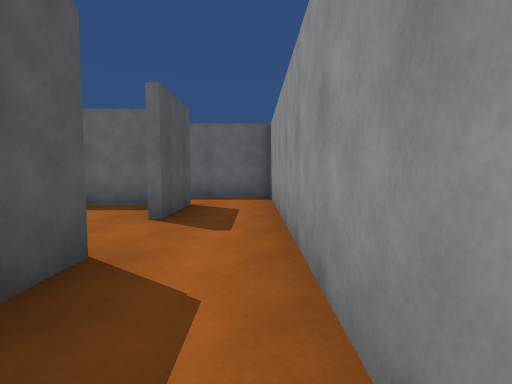
View 1 (above)

16 first-person views from a walk through a Unity game level. The camera is 1.3 m above the floor, tilts 4° down and sees 80° across. The floor is counted in squares, 1.8 m on a side. Each view is taken from the middle of a square. On the plan, view 1 faces up. The plan holds only what a view shows up to about 10 squares ahead; the rest is blank. The place goes on beyond the plan. The player is left out.

View 2
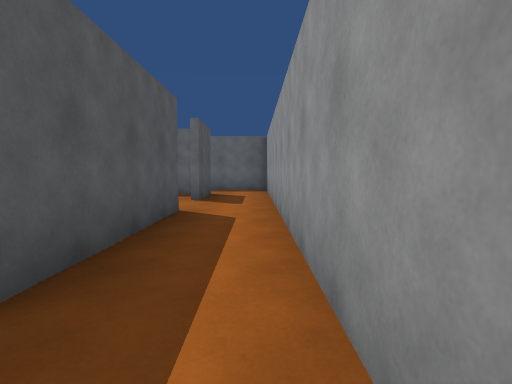

View 3
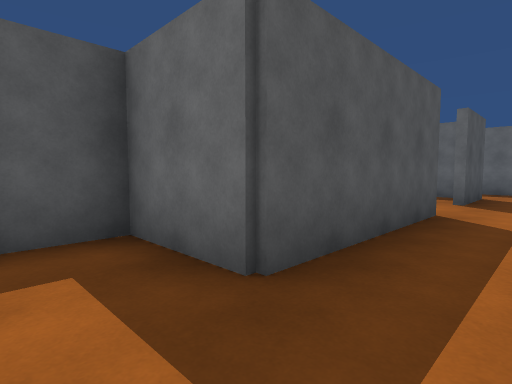

View 4
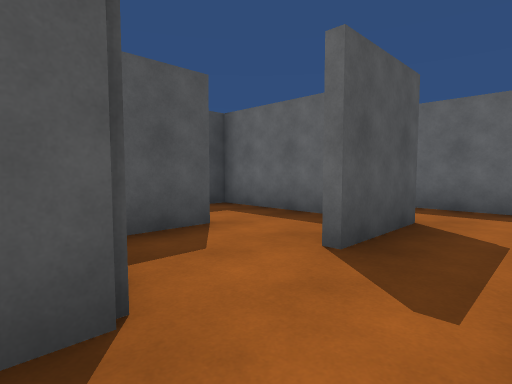

View 5
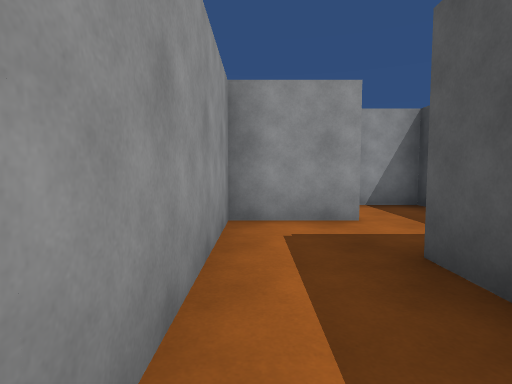

View 6
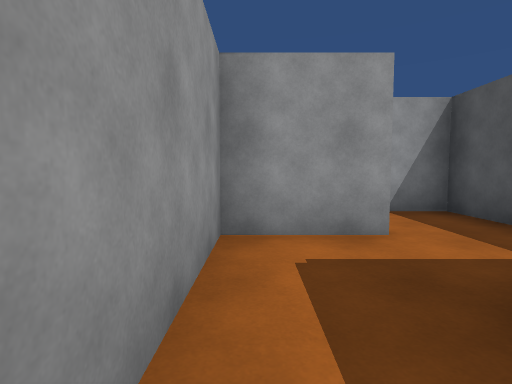

View 7
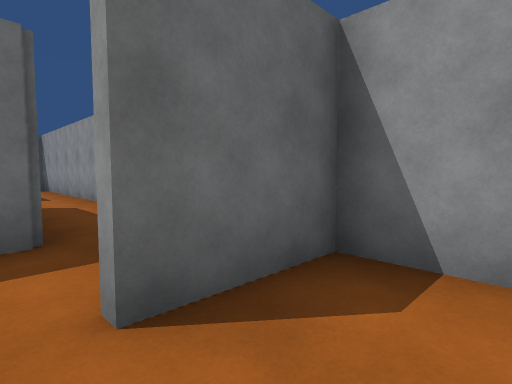

View 8
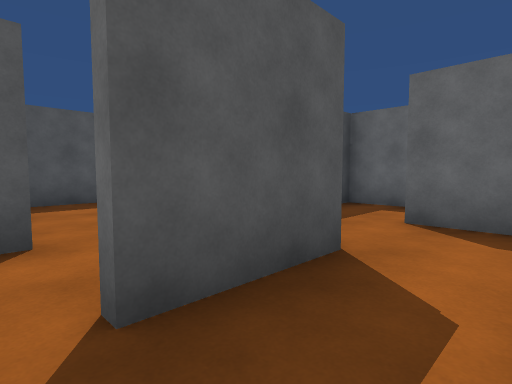

View 9
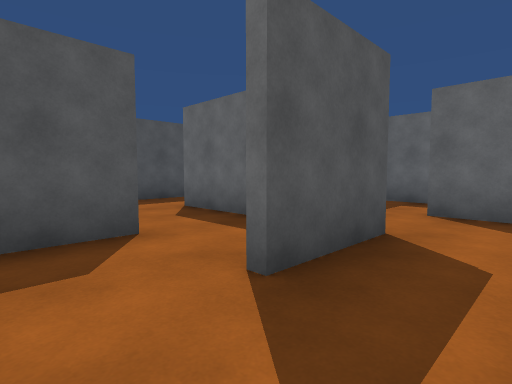

View 10
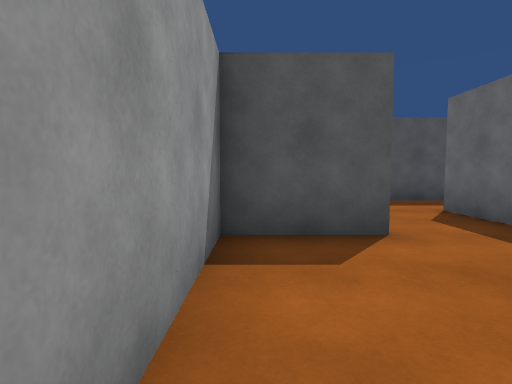

View 11
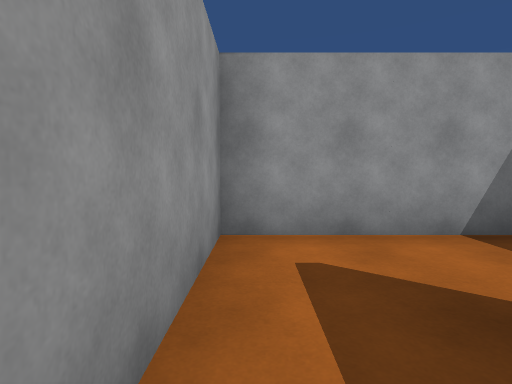

View 12
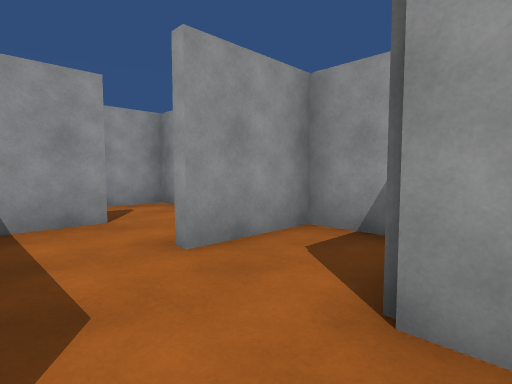

View 13
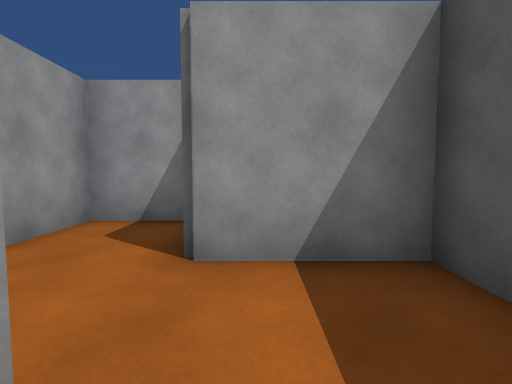

View 14
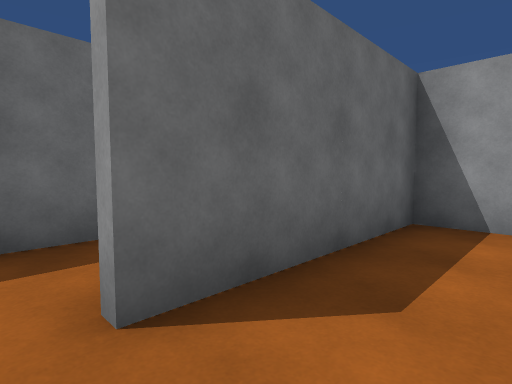

View 15
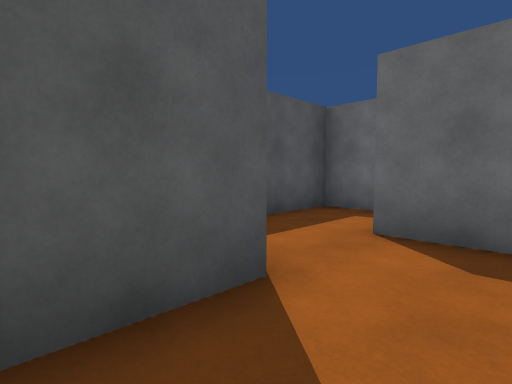

View 16
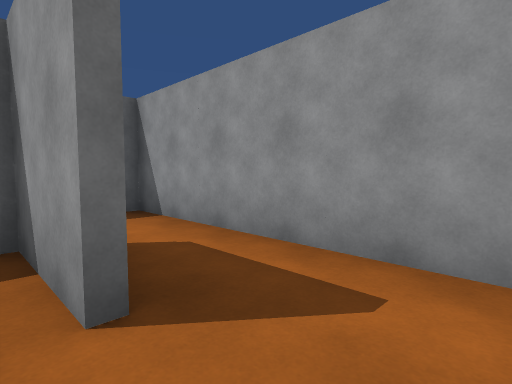

### Floor plan
Points are (right, up) in squares from view 1. A wall is a line through its corners. A room is listed if a view was taken in it or the views show most of it. See-through windows are left out.
Room 1 (views 1, 2, 3, 4, 5, 6)
walls: (-1.6, -3.4) (0.5, -3.4); (0.4, -3.9) (0.4, 2.6); (-1.4, 2.6) (-1.4, -1.6) (-3.4, -1.6) (-3.4, -3.5)
ways out: opening at (-2, -4) to room 2; opening at (0, 2) to room 7
Room 2 (view 7)
walls: (-3.4, -3.5) (-3.4, -5.4) (-2.1, -5.4)
ways out: opening at (-2, -4) to room 1; opening at (-1, -5) to room 8
Room 3 (views 8, 9, 10, 11, 16)
walls: (-1.6, -7.6) (-1.6, -5.6) (-2.6, -5.6); (-3, -9.4) (0.4, -9.4) (0.4, -5.4); (-3.4, -7.4) (-3.4, -9.5); (-1.4, -5.4) (-1.4, -7.5)
ways out: opening at (-3, -7) to room 6; opening at (0, -6.5) to room 8
Room 4 (views 12, 14)
walls: (-7.4, -5.5) (-7.4, -7.4) (-5.4, -7.4)
ways out: opening at (-6, -6) to room 5; opening at (-5, -7) to room 6
Room 5 (view 13)
walls: (-4.9, -3.6) (-7.4, -3.6) (-7.4, -5.5)
ways out: opening at (-6, -6) to room 4
Room 6 (view 15)
walls: (-5.4, -7.4) (-5.4, -9); (-3.6, -9.5) (-3.6, -7.5); (-5, -9.4) (-3, -9.4); (-2.6, -5.6) (-5.5, -5.6)
ways out: opening at (-3, -7) to room 3; opening at (-5, -7) to room 4
Room 7 (no view inside)
walls: (0.4, 2.6) (0.4, 6.6); (-3.4, 4.6) (-3.4, 3.2); (-1.4, 6.6) (-1.4, 4.5)
ways out: opening at (0, 2) to room 1; opening at (-3, 5); opening at (0, 5.5)
Room 8 (no view inside)
walls: (0.4, -5.4) (0.4, -3.9); (0.5, -3.6) (-1.5, -3.6)
ways out: opening at (-1, -5) to room 2; opening at (0, -6.5) to room 3

Positions as (right, up) in squares from view 1, and headings:
1: (0, 0), facing up
2: (0, -3), facing up
3: (0, -3), facing up-left
4: (0, 2), facing up-left
5: (0, 1), facing down
6: (0, 0), facing down
7: (-2, -5), facing up-right
8: (0, -8), facing up-left
9: (0, -9), facing up-left
10: (0, -9), facing left
11: (0, -6), facing down
12: (-6, -6), facing down-right
13: (-6, -5), facing down
14: (-6, -7), facing up-right
15: (-4, -9), facing up-left
16: (-2, -9), facing up-right
